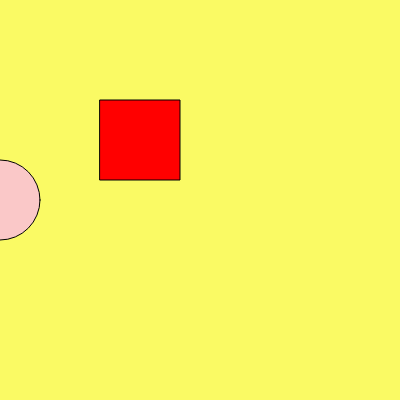
Frame 1 (no input)
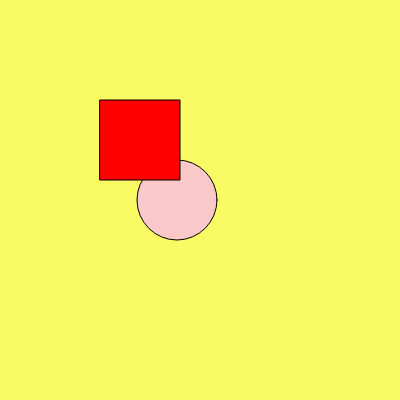
Frame 60 (no input)
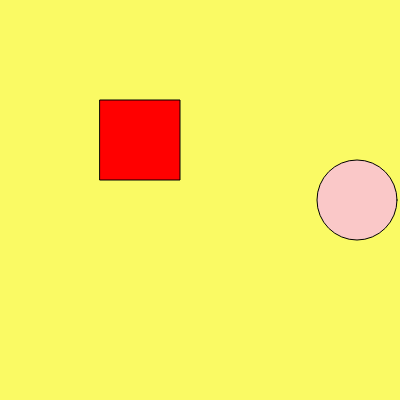
Frame 120 (the mouse pressed at the canvas centre since frame 60)

The p5.js sketch that drew these frames (run headless with seeded random() and noise() and a simulated clock; from frame 60 on, the mouse is pressed at the canvas centre):

// p5.js sketch
// ── sketch.js
var circleX = 0;
function setup() {
  createCanvas(400, 400);

}

function draw() {
    background(250, 250, 100);
    //elipse
    fill(250, 200, 200);
    ellipse(circleX, 200, 80, 80);

    //rect
    fill(255, 0, 0);
    rect(100, 100, 80, 80);

    circleX = circleX + 3;
}
